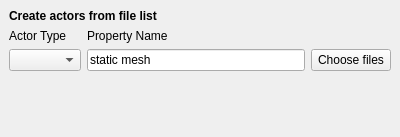
<?xml version="1.0" encoding="UTF-8"?>
<ui version="4.0">
 <class>MassImporter</class>
 <widget class="QDockWidget" name="MassImporter">
  <property name="geometry">
   <rect>
    <x>0</x>
    <y>0</y>
    <width>400</width>
    <height>137</height>
   </rect>
  </property>
  <property name="minimumSize">
   <size>
    <width>308</width>
    <height>137</height>
   </size>
  </property>
  <property name="windowTitle">
   <string>Mass Importer</string>
  </property>
  <widget class="QWidget" name="dockWidgetContents">
   <layout class="QGridLayout" name="gridLayout_2">
    <item row="1" column="0">
     <layout class="QGridLayout" name="gridLayout">
      <item row="2" column="1">
       <widget class="QLineEdit" name="mPropertyName">
        <property name="text">
         <string>static mesh</string>
        </property>
       </widget>
      </item>
      <item row="1" column="0">
       <widget class="QLabel" name="label">
        <property name="text">
         <string>Actor Type</string>
        </property>
       </widget>
      </item>
      <item row="1" column="1">
       <widget class="QLabel" name="label_2">
        <property name="text">
         <string>Property Name</string>
        </property>
       </widget>
      </item>
      <item row="2" column="2">
       <widget class="QPushButton" name="mChooseFiles">
        <property name="text">
         <string>Choose files</string>
        </property>
       </widget>
      </item>
      <item row="2" column="0">
       <widget class="QComboBox" name="mActorTypes"/>
      </item>
     </layout>
    </item>
    <item row="3" column="0">
     <spacer name="verticalSpacer">
      <property name="orientation">
       <enum>Qt::Vertical</enum>
      </property>
      <property name="sizeHint" stdset="0">
       <size>
        <width>20</width>
        <height>40</height>
       </size>
      </property>
     </spacer>
    </item>
    <item row="0" column="0">
     <widget class="QLabel" name="label_3">
      <property name="font">
       <font>
        <weight>75</weight>
        <bold>true</bold>
       </font>
      </property>
      <property name="text">
       <string>Create actors from file list</string>
      </property>
     </widget>
    </item>
   </layout>
  </widget>
 </widget>
 <resources/>
 <connections/>
</ui>
